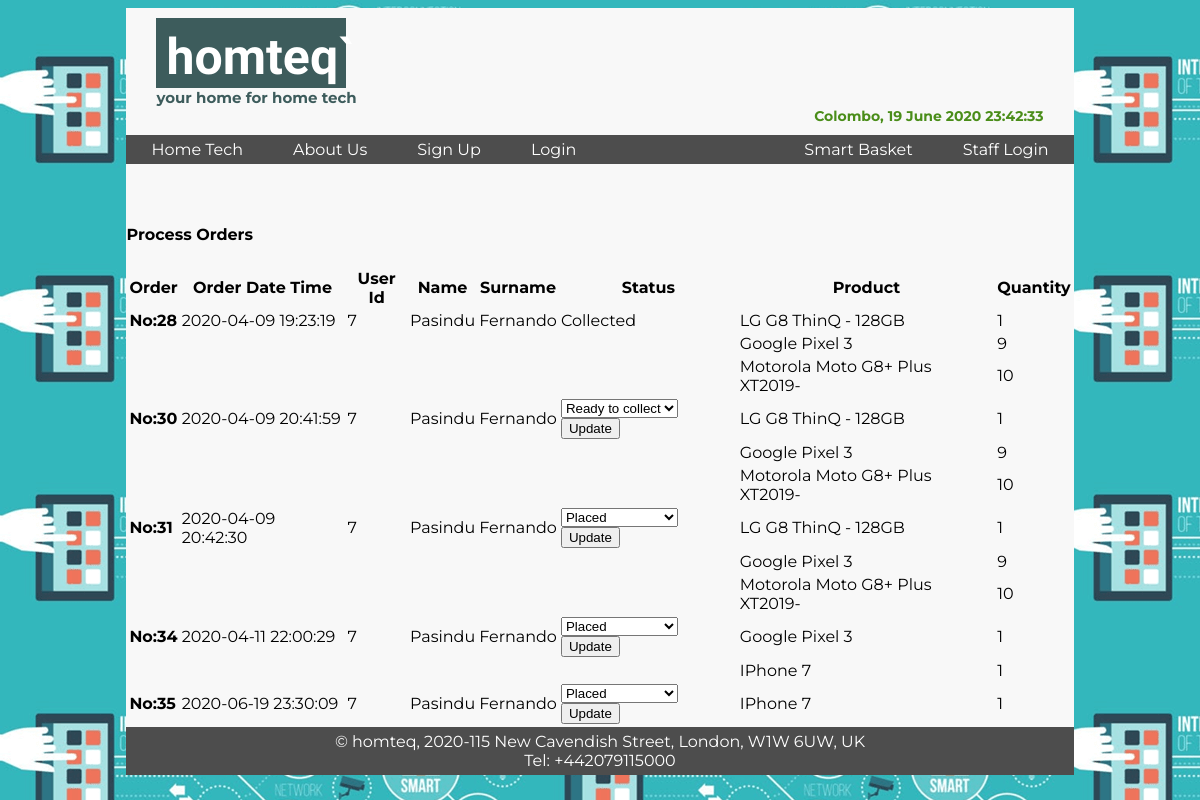
Page /processorders.php on the committed database.
### tables this page shows
CREATE TABLE `orders` (
  `orderNo` int(4) NOT NULL,
  `userId` int(4) NOT NULL,
  `orderDateTime` datetime NOT NULL,
  `orderTotal` decimal(8,2) DEFAULT '0.00',
  `orderStatus` varchar(100) DEFAULT NULL
);

CREATE TABLE `users` (
  `userId` int(4) NOT NULL,
  `userType` varchar(1) NOT NULL,
  `userFName` varchar(50) NOT NULL,
  `userSName` varchar(50) NOT NULL,
  `userAddress` varchar(50) NOT NULL,
  `userPostCode` varchar(50) NOT NULL,
  `userTelNo` varchar(50) NOT NULL,
  `userEmail` varchar(50) NOT NULL,
  `userPassword` varchar(50) NOT NULL
);

CREATE TABLE `order_line` (
  `orderLineId` int(4) NOT NULL,
  `orderNo` int(4) NOT NULL,
  `prodId` int(4) NOT NULL,
  `quantityOrdered` int(4) NOT NULL,
  `subTotal` decimal(8,2) DEFAULT '0.00'
);

CREATE TABLE `product` (
  `prodId` int(4) NOT NULL,
  `prodName` varchar(30) NOT NULL,
  `prodPicNameSmall` varchar(100) NOT NULL,
  `prodPicnameLarge` varchar(100) NOT NULL,
  `prodDescripShort` varchar(1000) DEFAULT NULL,
  `prodDescripLong` varchar(3000) DEFAULT NULL,
  `prodPrice` decimal(10,0) NOT NULL,
  `prodQuantity` int(4) NOT NULL
);

### processorders.php (the view, shortened to what this page needs)
<?php
$pagename="Process Orders";
echo "<link rel=stylesheet type=text/css href=mystylesheet.css>";
echo "<body>";
include ("detectlogin.php");
echo "<h4>".$pagename."</h4>";
if(isset($_POST['status'])){
    $ostate = $_POST['status'];
    $oid = $_POST['ordId'];
    mysqli_query($GLOBALS['conn'],"UPDATE orders SET orderStatus='$ostate'
    WHERE orderNo=$oid");
    displayTable();
}else{
    displayTable();
}
function displayTable(){
    echo "<table>";
    echo "<tr>";
        echo "<th>Order</th>";
        echo "<th>Order Date Time</th>";
        echo "<th>User Id</th>";
        echo "<th>Name</th>";
        echo "<th>Surname</th>";
        echo "<th>Status</th>";
        echo "<th>Product</th>";
        echo "<th>Quantity</th>";
    echo"</tr>";
    $SQL="select * from orders";
    $exeSQL=mysqli_query($GLOBALS['conn'], $SQL) or die (mysqli_error());
    while($arrayp=mysqli_fetch_array($exeSQL)){
        echo"<tr>";
        echo "<td><b>No:".$arrayp['orderNo']."</b></td>";
        echo "<td>".$arrayp['orderDateTime']."</td>";
        echo "<td>".$arrayp['userId']."</td>";
        $uId =$arrayp['userId'];
        $SQL2="select userFName,userSName  from users where userId=$uId";
        $exeSQL2=mysqli_query($GLOBALS['conn'], $SQL2) or die (mysqli_error());
        $arrayp2=mysqli_fetch_array($exeSQL2);
        echo "<td>".$arrayp2['userFName']."</td>";
        echo "<td>".$arrayp2['userSName']."</td>";
        $status=$arrayp['orderStatus'];
        echo "<form action=processorders.php method=POST>";
        if($status=="Placed"){
            echo "<td><select name=status>";
                echo "<option value='Placed'>Placed</option>";
            echo "</select>";
            echo "<input type=submit name=submit value='Update'></td>";
        }else if($status=="Ready"){
            echo "<td><select name=status>";
                echo "<option value='Ready'>Ready to collect</option>";
            echo "</select>";
            echo "<input type=submit name=submit value='Update'></td>";
        }else if($status=="Collected"){
            echo "<td>".$status."</td>";
        }
        echo "</form>";
        $ordNo = $arrayp['orderNo'];
        $SQL3="select prodId,quantityOrdered  from order_line where orderNo=$ordNo";
        $exeSQL3=mysqli_query($GLOBALS['conn'], $SQL3) or die (mysqli_error());
        $count=0;
        while($arrayp3=mysqli_fetch_array($exeSQL3)){
            $pId=$arrayp3['prodId'];
            $SQL4="select prodName from product where prodId=$pId";
            $exeSQL4=mysqli_query($GLOBALS['conn'], $SQL4) or die (mysqli_error());
            $arrayp4=mysqli_fetch_array($exeSQL4);
            if($count>0){
                echo "<td colspan='6'></td>";
                echo "<td>".$arrayp4['prodName']."</td>";
                echo "<td>".$arrayp3['quantityOrdered']."</td>";
            }else{
                echo "<td>".$arrayp4['prodName']."</td>";
                echo "<td>".$arrayp3['quantityOrdered']."</td>";
            }
            $count=$count+1;
            echo"</tr>";
        }
    }
echo "</table>";
}
echo "</body>";
?>

### mystylesheet.css (style rules this page uses)
body { background-image: url("background_img.png"); }
#container { margin: 0 auto; width: 80%; background: #F8F8F8; font-family: Montserrat; border-style: None; border-color: #F8F8F8; }
#header { background: #F8F8F8; padding: 10px 30px; }
#header h1 { margin: 0; background:#3d5c5c; color:#ffffff; font-family: Fjalla One; font-size: 50; text-align: left; width: 170; height:50; padding: 10px; }
#header h2 { margin: 0; color: #3d5c5c; font-size: 15; text-align: left; }
#header h3 { margin: 0; color:#4a8d19; font-size: 14; text-align: right; }
#navigation { float: left; width: 100%; background:#4d4d4d; }
#navigation ul { margin: 0; padding: 0; }
#navigation ul li { list-style-type: none; display: inline; }
#navigation li a { display: block; float: left; padding: 5px 25px; color: #FFF; text-decoration: none; border-right: 0px solid#fff; }
#content { clear: left; padding: 20px; }
#footer { background:#4d4d4d; text-align: center; padding: 5px; color: #fff; }

### rows in the picture
orders: orderNo "28", orderDateTime "2020-04-09 19:23:19", userId "7", userId.userFName "Pasindu", userId.userSName "Fernando", orderStatus "Collected"
order_line: prodId.prodName "LG G8 ThinQ - 128GB", quantityOrdered "1"
order_line: prodId.prodName "Google Pixel 3", quantityOrdered "9"
order_line: prodId.prodName "Motorola Moto G8+ Plus XT2019-", quantityOrdered "10"
orders: orderNo "30", orderDateTime "2020-04-09 20:41:59", userId "7", userId.userFName "Pasindu", userId.userSName "Fernando"
order_line: prodId.prodName "LG G8 ThinQ - 128GB", quantityOrdered "1"
order_line: prodId.prodName "Google Pixel 3", quantityOrdered "9"
order_line: prodId.prodName "Motorola Moto G8+ Plus XT2019-", quantityOrdered "10"
orders: orderNo "31", orderDateTime "2020-04-09 20:42:30", userId "7", userId.userFName "Pasindu", userId.userSName "Fernando"
order_line: prodId.prodName "LG G8 ThinQ - 128GB", quantityOrdered "1"
order_line: prodId.prodName "Google Pixel 3", quantityOrdered "9"
order_line: prodId.prodName "Motorola Moto G8+ Plus XT2019-", quantityOrdered "10"
orders: orderNo "34", orderDateTime "2020-04-11 22:00:29", userId "7", userId.userFName "Pasindu", userId.userSName "Fernando"
order_line: prodId.prodName "Google Pixel 3", quantityOrdered "1"
order_line: prodId.prodName "IPhone 7", quantityOrdered "1"
orders: orderNo "35", orderDateTime "2020-06-19 23:30:09", userId "7", userId.userFName "Pasindu", userId.userSName "Fernando"
order_line: prodId.prodName "IPhone 7", quantityOrdered "1"

### other values in the picture
$pagename "Process Orders"
